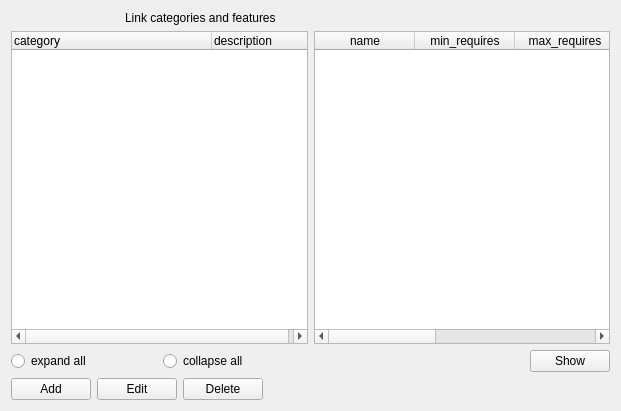
<?xml version="1.0" encoding="UTF-8"?>
<ui version="4.0">
 <class>categories_features_form</class>
 <widget class="QWidget" name="categories_features_form">
  <property name="geometry">
   <rect>
    <x>0</x>
    <y>0</y>
    <width>621</width>
    <height>411</height>
   </rect>
  </property>
  <property name="windowTitle">
   <string>Link categories and features</string>
  </property>
  <property name="singletonWindow" stdset="0">
   <bool>true</bool>
  </property>
  <layout class="QGridLayout" name="gridLayout">
   <item row="5" column="0">
    <layout class="QHBoxLayout" name="horizontalLayout">
     <item>
      <widget class="QPushButton" name="add">
       <property name="text">
        <string>Add</string>
       </property>
       <property name="form" stdset="0">
        <string notr="true">categories_features_add?id={category.selected:1}</string>
       </property>
      </widget>
     </item>
     <item>
      <widget class="QPushButton" name="edit">
       <property name="text">
        <string>Edit</string>
       </property>
       <property name="form" stdset="0">
        <string notr="true">categories_features_edit?id={category.selected}&amp;featureid={CategoryFeature.selected}</string>
       </property>
      </widget>
     </item>
     <item>
      <widget class="QPushButton" name="delete">
       <property name="text">
        <string>Delete</string>
       </property>
       <property name="datasignal:clicked" stdset="0">
        <string notr="true">categories</string>
       </property>
       <property name="action" stdset="0">
        <string notr="true">deleteCategoryFeature CategoryFeature {category_id={category.selected}; feature_id={CategoryFeature.selected}}</string>
       </property>
      </widget>
     </item>
     <item>
      <spacer name="horizontalSpacer">
       <property name="orientation">
        <enum>Qt::Horizontal</enum>
       </property>
       <property name="sizeHint" stdset="0">
        <size>
         <width>40</width>
         <height>20</height>
        </size>
       </property>
      </spacer>
     </item>
    </layout>
   </item>
   <item row="0" column="0">
    <layout class="QHBoxLayout" name="horizontalLayout_2">
     <item>
      <widget class="QLabel" name="label_2">
       <property name="maximumSize">
        <size>
         <width>32</width>
         <height>32</height>
        </size>
       </property>
       <property name="text">
        <string/>
       </property>
       <property name="pixmap">
        <pixmap resource="../configurator.qrc">:/images/folders.png</pixmap>
       </property>
      </widget>
     </item>
     <item>
      <widget class="QLabel" name="label_3">
       <property name="maximumSize">
        <size>
         <width>32</width>
         <height>32</height>
        </size>
       </property>
       <property name="text">
        <string/>
       </property>
       <property name="pixmap">
        <pixmap resource="../configurator.qrc">:/images/link.png</pixmap>
       </property>
      </widget>
     </item>
     <item>
      <widget class="QLabel" name="label_4">
       <property name="maximumSize">
        <size>
         <width>32</width>
         <height>32</height>
        </size>
       </property>
       <property name="text">
        <string/>
       </property>
       <property name="pixmap">
        <pixmap resource="../configurator.qrc">:/images/chart_organisation.png</pixmap>
       </property>
      </widget>
     </item>
     <item>
      <widget class="QLabel" name="label">
       <property name="text">
        <string>Link categories and features</string>
       </property>
      </widget>
     </item>
    </layout>
   </item>
   <item row="2" column="0">
    <layout class="QGridLayout" name="gridLayout_2">
     <item row="1" column="0">
      <layout class="QHBoxLayout" name="horizontalLayout_3">
       <item>
        <widget class="QRadioButton" name="expand">
         <property name="text">
          <string>expand all</string>
         </property>
        </widget>
       </item>
       <item>
        <widget class="QRadioButton" name="collapse">
         <property name="text">
          <string>collapse all</string>
         </property>
        </widget>
       </item>
      </layout>
     </item>
     <item row="0" column="2">
      <widget class="QTableWidget" name="CategoryFeature">
       <property name="editTriggers">
        <set>QAbstractItemView::NoEditTriggers</set>
       </property>
       <property name="selectionMode">
        <enum>QAbstractItemView::SingleSelection</enum>
       </property>
       <property name="selectionBehavior">
        <enum>QAbstractItemView::SelectRows</enum>
       </property>
       <property name="action" stdset="0">
        <string>CategoryFeatureListRequest CategoryFeature {}</string>
       </property>
       <property name="synonym:CategoryFeature">
        <string>row</string>
       </property>
       <column>
        <property name="text">
         <string>name</string>
        </property>
       </column>
       <column>
        <property name="text">
         <string>min_requires</string>
        </property>
       </column>
       <column>
        <property name="text">
         <string>max_requires</string>
        </property>
       </column>
       <column>
        <property name="text">
         <string>min_provides</string>
        </property>
       </column>
       <column>
        <property name="text">
         <string>max_provides</string>
        </property>
       </column>
      </widget>
     </item>
     <item row="0" column="0">
      <widget class="QTreeWidget" name="category">
       <property name="dataslot" stdset="0">
         <string notr="true">categories</string>
       </property>
       <property name="itemsExpandable">
        <bool>true</bool>
       </property>
       <property name="action" stdset="0">
        <string notr="true">CategoryHierarchyRequest category {id=1}</string>
       </property>
       <attribute name="headerDefaultSectionSize">
        <number>200</number>
       </attribute>
       <column>
        <property name="text">
         <string>category</string>
        </property>
       </column>
       <column>
        <property name="text">
         <string>description</string>
        </property>
       </column>
      </widget>
     </item>
     <item row="1" column="2">
      <layout class="QHBoxLayout" name="horizontalLayout_4">
       <item>
        <spacer name="horizontalSpacer_2">
         <property name="orientation">
          <enum>Qt::Horizontal</enum>
         </property>
         <property name="sizeHint" stdset="0">
          <size>
           <width>40</width>
           <height>20</height>
          </size>
         </property>
        </spacer>
       </item>
       <item>
        <widget class="QPushButton" name="pushButton">
         <property name="enabled">
          <bool>true</bool>
         </property>
         <property name="text">
          <string>Show</string>
         </property>
         <property name="datasignal:clicked" stdset="0">
          <string>CategoryFeature</string>
         </property>
        </widget>
       </item>
      </layout>
     </item>
    </layout>
   </item>
  </layout>
 </widget>
 <tabstops>
  <tabstop>category</tabstop>
  <tabstop>expand</tabstop>
  <tabstop>collapse</tabstop>
  <tabstop>CategoryFeature</tabstop>
  <tabstop>pushButton</tabstop>
  <tabstop>add</tabstop>
  <tabstop>edit</tabstop>
  <tabstop>delete</tabstop>
 </tabstops>
 <resources>
  <include location="../configurator.qrc"/>
  <include location="../configurator.qrc"/>
 </resources>
 <connections>
  <connection>
   <sender>ignore_expand_cats</sender>
   <signal>clicked()</signal>
   <receiver>category</receiver>
   <slot>expandAll()</slot>
   <hints>
    <hint type="sourcelabel">
     <x>66</x>
     <y>364</y>
    </hint>
    <hint type="destinationlabel">
     <x>47</x>
     <y>172</y>
    </hint>
   </hints>
  </connection>
  <connection>
   <sender>ignore_collapse_cats</sender>
   <signal>clicked()</signal>
   <receiver>category</receiver>
   <slot>collapseAll()</slot>
   <hints>
    <hint type="sourcelabel">
     <x>306</x>
     <y>364</y>
    </hint>
    <hint type="destinationlabel">
     <x>159</x>
     <y>172</y>
    </hint>
   </hints>
  </connection>
  <connection>
   <sender>category</sender>
   <signal>itemSelectionChanged()</signal>
   <receiver>pushButton</receiver>
   <slot>click()</slot>
   <hints>
    <hint type="sourcelabel">
     <x>117</x>
     <y>130</y>
    </hint>
    <hint type="destinationlabel">
     <x>609</x>
     <y>367</y>
    </hint>
   </hints>
  </connection>
  <connection>
   <sender>CategoryFeature</sender>
   <signal>doubleClicked(QModelIndex)</signal>
   <receiver>edit</receiver>
   <slot>click()</slot>
   <hints>
    <hint type="sourcelabel">
     <x>396</x>
     <y>209</y>
    </hint>
    <hint type="destinationlabel">
     <x>124</x>
     <y>391</y>
    </hint>
   </hints>
  </connection>
 </connections>
</ui>
